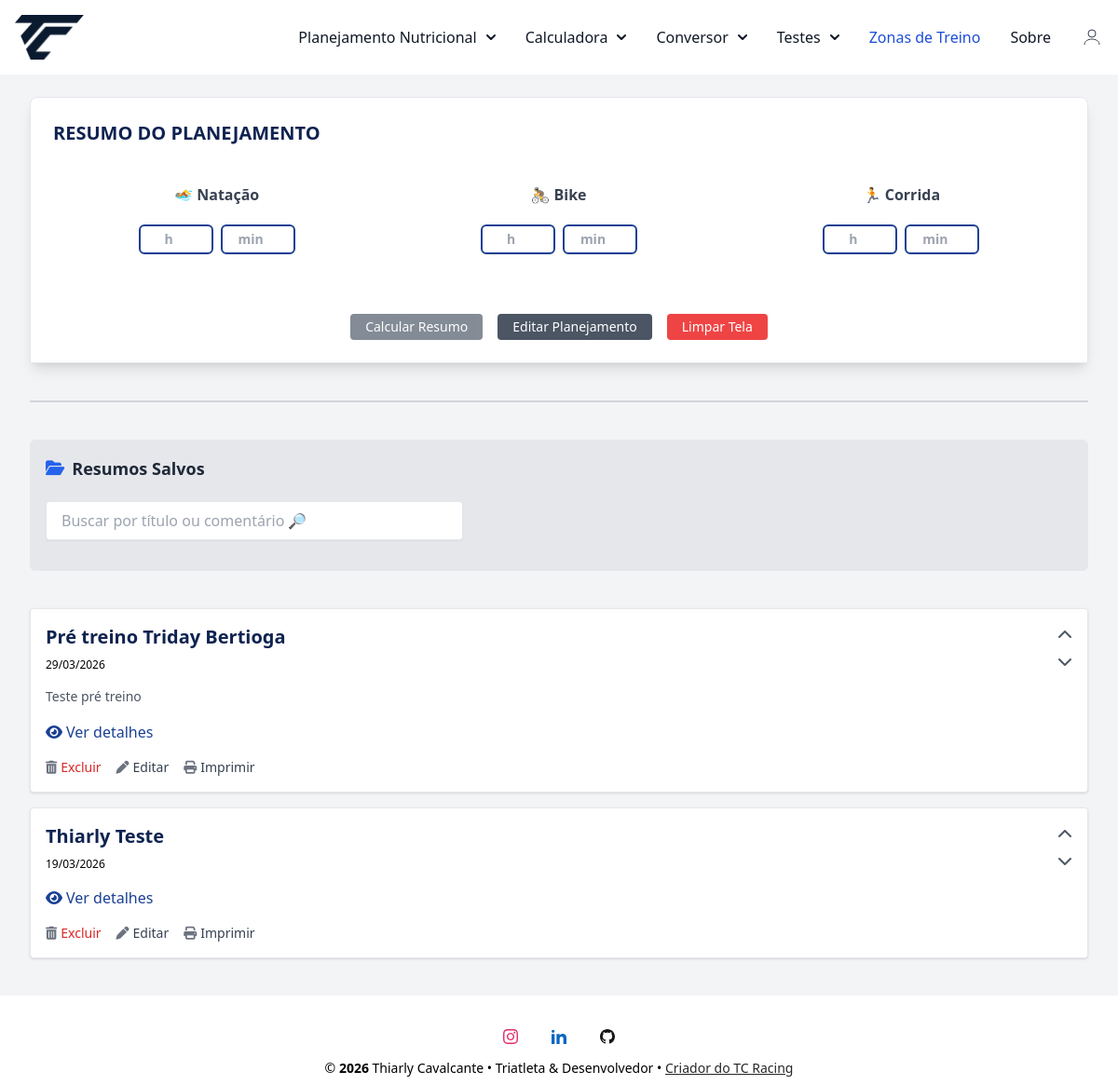
Page /resumo (signed in) on the earlier database version.
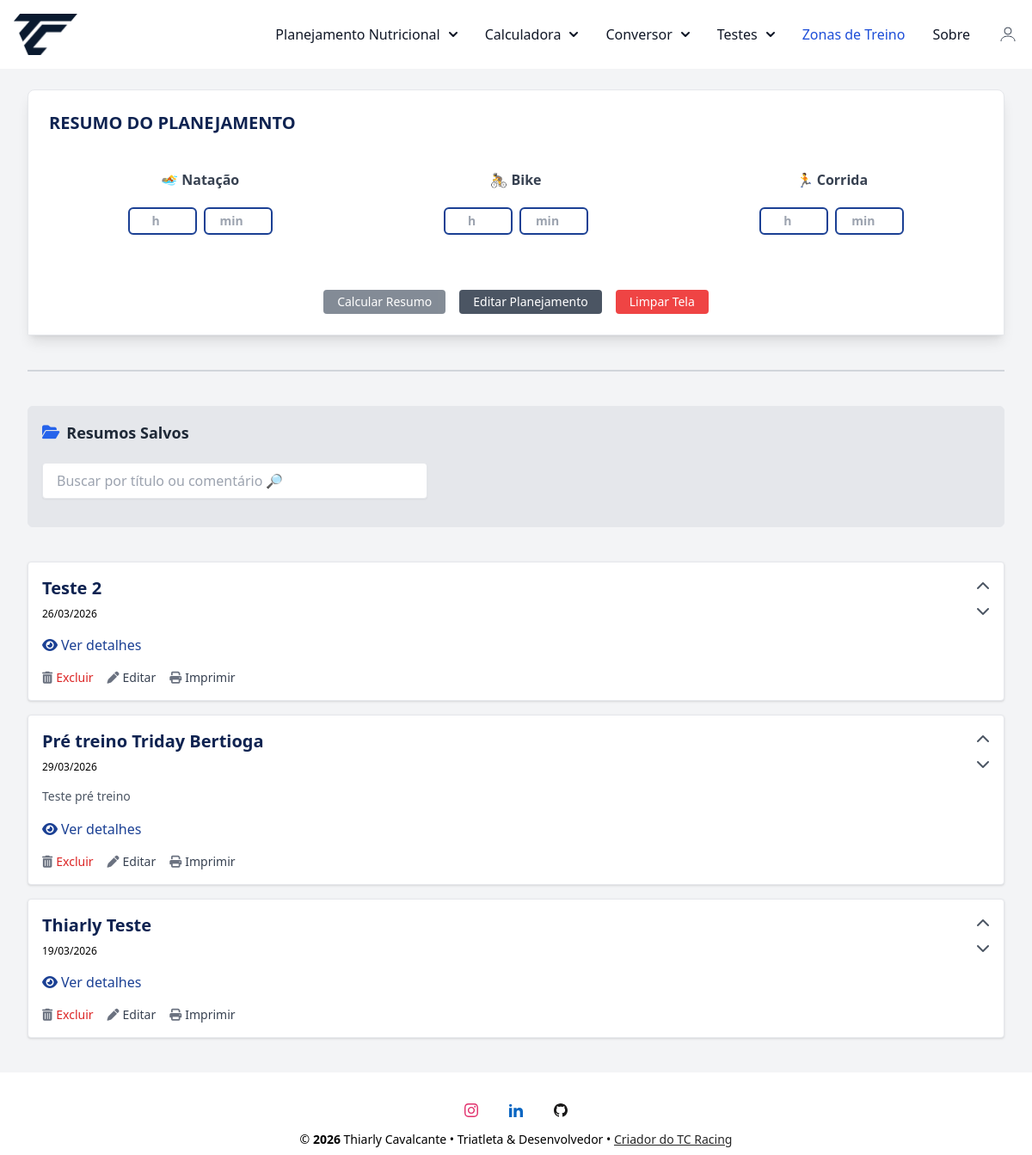
Same page on the later database version.
### conversor/models.py (models this page shows, shortened)
class ResumoSalvo(database.Model):
    __tablename__ = 'resumos_salvos'
    id = database.Column(database.Integer, primary_key=True)
    user_id = database.Column(database.Integer, database.ForeignKey('user.id'), nullable=False)
    nome_treino = database.Column(database.String(100), nullable=False)
    data = database.Column(database.Date, nullable=False)
    comentario = database.Column(database.Text)
    resumo_dados = database.Column(database.JSON, nullable=False)
    suplementos_utilizados = database.Column(database.Text, nullable=True)  # ✅ Novo campo
    tempo_natacao = database.Column(database.Float)
    tempo_bike = database.Column(database.Float)
    tempo_corrida = database.Column(database.Float)
    tempo_total = database.Column(database.Float)
    ordem = database.Column(database.Integer, nullable=False, default=0)
    criado_em = database.Column(database.DateTime, default=datetime.utcnow)

### conversor/router.py (the view, shortened to what this page needs)
@app.route('/resumo', methods=['GET', 'POST'])
@login_required
def resumo_view():
    form = ResumoForm()
    if request.method == 'POST' and 'limpar' in request.form:
        return redirect(url_for('resumo_view'))
    itens = PlanejamentoItem.query.filter_by(user_id=current_user.id).all()
    itens_utilizados = [f"{item.quantidade}x {item.suplemento.nome}" for item in itens if item.suplemento]
    itens_utilizados_str = ", ".join(itens_utilizados)
    totais = calcular_totais_planejamento(itens)
    totais_por_hora = {}
    tempo_total = 0
    resumo_dados = {}
    search = request.args.get("search", "").strip()
    resumos_query = ResumoSalvo.query.filter_by(user_id=current_user.id)
    resumos = resumos_query.order_by(ResumoSalvo.ordem.desc(), ResumoSalvo.id.desc()).all()
    return render_template(
        "resumo.html",
        form=form,
        totais=totais_por_hora,
        resumo=resumo_dados,
        tempo_total=round(tempo_total, 2),
        current_date=date.today().isoformat(),
        resumos=resumos,  # <-- novo contexto
        itens_utilizados=itens_utilizados_str
    )

### conversor/forms.py
class ResumoForm(FlaskForm):
    tempo_natacao_horas = IntegerField('Horas Natação', validators=[Optional(), NumberRange(min=0)])
    tempo_bike_horas = IntegerField('Horas Bike', validators=[Optional(), NumberRange(min=0)])
    tempo_corrida_horas = IntegerField('Horas Corrida', validators=[Optional(), NumberRange(min=0)])
    tempo_natacao_minutos = IntegerField('Minutos Natação', validators=[Optional(), NumberRange(min=0, max=59)])
    tempo_bike_minutos = IntegerField('Minutos Bike', validators=[Optional(), NumberRange(min=0, max=59)])
    tempo_corrida_minutos = IntegerField('Minutos Corrida', validators=[Optional(), NumberRange(min=0, max=59)])
    submit_calcular = SubmitField('Calcular Resumo')
    submit_limpar = SubmitField('Limpar Tela')
    submit_salvar = SubmitField('Salvar Resumo')

### conversor/models.py (called while the page is built)
@login_manager.user_loader
def load_user(user_id):
    return User.query.get(int(user_id))

### conversor/templates/resumo.html (shortened to what the changed rows need)
{% extends "base.html" %}
{% block content %}
<div class="max-w-7xl mx-auto px-4 sm:px-6 lg:px-8 py-6 space-y-10">
  <div class="bg-white rounded-t-lg shadow-lg p-6 border border-gray-200">
    <h2 class="text-xl text-center font-semibold mb-6 sm:mb-10 title-nave">RESUMO DO PLANEJAMENTO</h2>
</div>
{% if resumos %}
<div class="bg-gray-200 border border-gray-200 rounded-md p-4 mb-6">
  <h2 class="text-lg font-bold text-gray-800 border-b pb-2 mb-3 flex items-center gap-2">
    <i class="fas fa-folder-open text-blue-600"></i> Resumos Salvos
  </h2>
</div>
  <div id="resumosContainer">
    {% set icones = {
      "Macronutrientes": "⛽️",
      "Eletrólitos": "💧",
      "Vitaminas": "💊",
      "Estimulantes e Compostos": "🔥",
      "Aminoácidos": "🧬"
    } %}
    {% set cores = {
      "Macronutrientes": "bg-blue-400",
      "Eletrólitos": "bg-blue-300",
      "Estimulantes e Compostos": "bg-blue-200",
      "Vitaminas": "bg-blue-100",
      "Aminoácidos": "bg-blue-50"
    } %}
    {% for resumo in resumos %}
    <div class="bg-white rounded shadow p-4 mb-4 border border-gray-200">
      <div class="flex justify-between items-start">
        <div onclick="toggleResumo('resumo-{{ loop.index }}')" class="cursor-pointer w-full">
          <h3 class="text-xl font-semibold title-nave">{{ resumo.nome_treino }}</h3>
          <div class="text-xs mb-4 mt-2">{{ resumo.data.strftime('%d/%m/%Y') }}</div>
          <div class="text-sm text-gray-600 whitespace-pre-wrap font-sans">{{ resumo.comentario }}</div>
          <div class="flex items-center gap-1 resumo-nave ext-sm mt-4 cursor-pointer detalhes-link" data-id="resumo-{{ loop.index }}">
            <i class="fas fa-eye"></i> Ver detalhes
          </div>
        </div>
        <div class="flex flex-col items-center space-y-1 sm:ml-4">
          <a href="/resumo/mover_cima/{{ resumo.id }}" title="Mover para cima" class="text-gray-600 hover:text-black">
            <i class="fas fa-chevron-up"></i>
          </a>
          <a href="/resumo/mover_baixo/{{ resumo.id }}" title="Mover para baixo" class="text-gray-600 hover:text-black">
            <i class="fas fa-chevron-down"></i>
          </a>
        </div>
      </div>
      <div class="mt-4 flex gap-4 ml-auto items-center">
        <form method="POST" action="{{ url_for('deletar_resumo', id=resumo.id) }}" onsubmit="return confirm('Tem certeza que deseja excluir este resumo?');">
          <button type="submit" class="flex items-center gap-1 text-sm text-red-600 hover:underline">
            <i class="fas fa-trash-alt text-gray-500 hover:text-gray-800"></i> Excluir
          </button>
        </form>
        <a href="{{ url_for('editar_resumo', id=resumo.id) }}" class="flex items-center gap-1 text-sm text-gray-700 hover:underline">
          <i class="fas fa-pen text-gray-500 hover:text-gray-800"></i> Editar
        </a>
        <a href="{{ url_for('print_resumo', id=resumo.id) }}"
        target="_blank" rel="noopener"
        class="flex items-center gap-1 text-sm text-gray-700 hover:underline">
       <i class="fas fa-print text-gray-500 hover:text-gray-800"></i> Imprimir
     </a>
      </div>
        {% set ordem = ["Macronutrientes", "Eletrólitos", "Estimulantes e Compostos", "Vitaminas",  "Aminoácidos"] %}
        {% set ordem_eletrolitos = ["Sódio", "Magnésio", "Potássio", "Cálcio"] %}
    </div>
    {% endfor %}
  </div>
</div>
{% endif %}
{% endblock %}

Differences in the rows shown:
added ResumoSalvo: nome_treino "Teste 2", data "26/03/2026"
